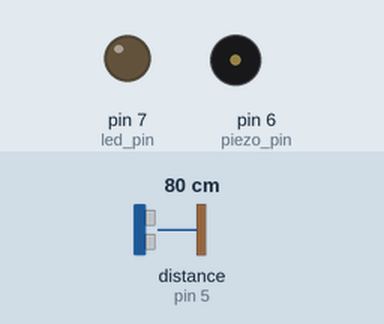
Bench run of a sketch on a simulated Arduino Uno, built with avr-gcc and run on an emulated ATmega328P. On the bench: output pins drawn as LEDs (lit = HIGH), buzzer (waves = sounding, pin HIGH). Wiring (inferred from the names in the program): ultrasonic range finder: trigger pin 4; echo pin 5. The inputs (shaded band) are chosen by the test bench; at power-on: distance to the obstacle (sensor on pin 5) 80 cm. The echo pulse lasts 58.3 µs per cm; pins used as bus, display or sensor lines are not drawn.

Above: at 1.2 s.
1.3 s: distance to the obstacle (sensor on pin 5) set to 12 cm
2.8 s: distance to the obstacle (sensor on pin 5) set to 9 cm
At 4.0 s:
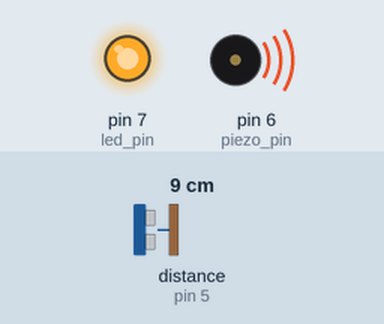
4.3 s: distance to the obstacle (sensor on pin 5) set to 18 cm
At 5.2 s:
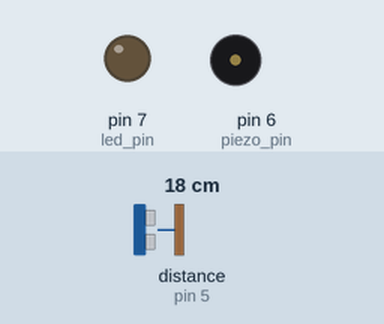
5.8 s: distance to the obstacle (sensor on pin 5) set to 2 cm
At 6.4 s:
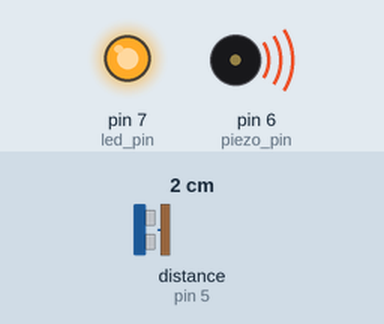
Timing chart, 0 to 8.3 s (numbered marks = the images above; inputs shaded):
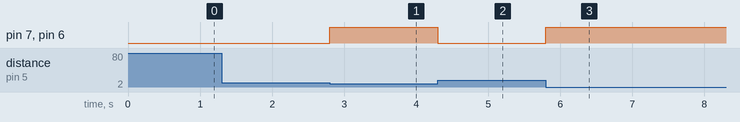

The sketch:

sensor_ultrass_nico_aula_31.ino
```cpp
#define trig_pin 4
#define echo_pin 5
#define piezo_pin 6
#define led_pin 7

#define velocidade 0.0343

float distancia;

void setup(){
	pinMode(trig_pin, OUTPUT);
	pinMode(echo_pin, INPUT);
	pinMode(led_pin, OUTPUT);
	pinMode(piezo_pin, OUTPUT);
}


void loop(){

  distancia = calcularDistancia();

  if(distancia <= 10){
    digitalWrite(piezo_pin, HIGH);
    digitalWrite(led_pin, HIGH);
  }

  else {
    digitalWrite(piezo_pin, LOW);
    digitalWrite(led_pin, LOW);
  }
}

  float calcularDistancia(){
  digitalWrite(trig_pin, HIGH);
  delayMicroseconds(10);
  digitalWrite(trig_pin, LOW);


  float tempo = pulseIn(echo_pin, HIGH);
  float distance = (tempo*velocidade)/2;
  return distance;
}
```

Measured:
- the behaviour switches between 11 and 10 cm on distance to the obstacle (sensor on pin 5) (found by bisection; images 0 and 1)
- after the input at 1.3 s, every drawn part: stays the same
- after the input at 2.8 s, pin 7 (led_pin), pin 6 (piezo_pin): LOW → HIGH at once
- after the input at 4.3 s, pin 7 (led_pin), pin 6 (piezo_pin): HIGH → LOW at once
- after the input at 5.8 s, pin 7 (led_pin), pin 6 (piezo_pin): LOW → HIGH at once
